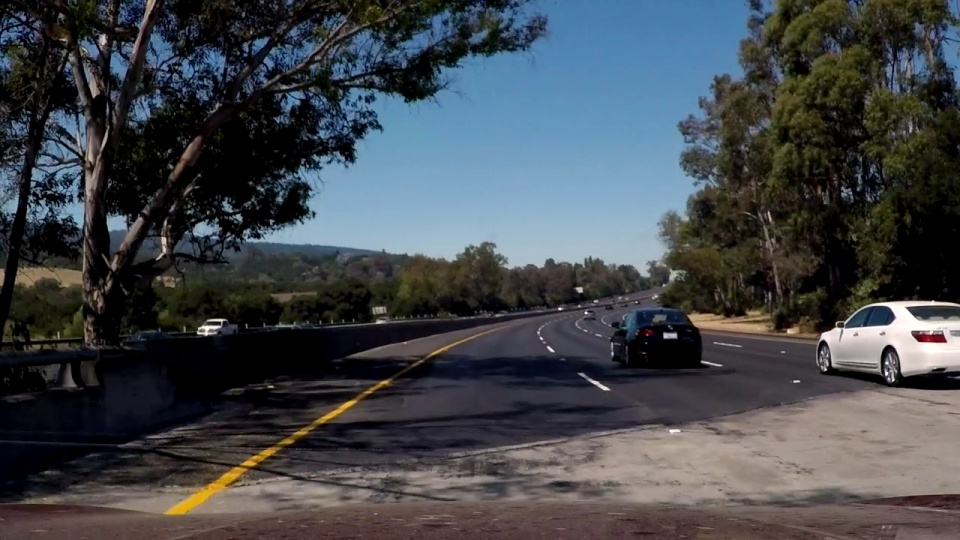
#> input picture Side_Project/Car Lane Detection/slope_test.jpg, 960 x 540 px
$ python main.py
#> lines starting #> are read from the running program, lines starting #| are printed output that depends on the picture; after the words box and inside, x2 and y2 are one past the last pixel; in counts of white or black regions, pixels touching at a corner belong together
import numpy as np
import cv2

# (x11, y11), (x12, y12)를 지나는 직선과 (x21, y21), (x22, y22)를 지나는 직선의 교점을 리턴
def find_cross_point(x11, y11, x12, y12, x21, y21, x22, y22):
    if x12 == x11 or x22 == x21:
        return None
    m1 = (y12 - y11) / (x12 - x11)
    m2 = (y22 - y21) / (x22 - x21)
    if m1 == m2:
        return None
    cx = (x11 * m1 - y11 - x21 * m2 + y21) / (m1 - m2)
    cy = m1 * (cx - x11) + y11

    return cx, cy

imgfile = "slope_test.jpg"
videofile = "car_driving.mp4"

# imgfile/videofile로 경로를 지정해 이미지/비디오 파일을 읽어들인다
img = cv2.imread(imgfile, cv2.IMREAD_COLOR)
#> img is the input picture: shape (540, 960, 3); mean B, G, R 75.3, 70.7, 66.5
cap = cv2.VideoCapture(videofile)

if cap.isOpened():
    ex_lines = None
    ex_cross_points = None
    while True:
        ret, img = cap.read()   # next frame을 read. 성공적으로 read 했으면 ret = True, img에는 next frame이 들어간다.
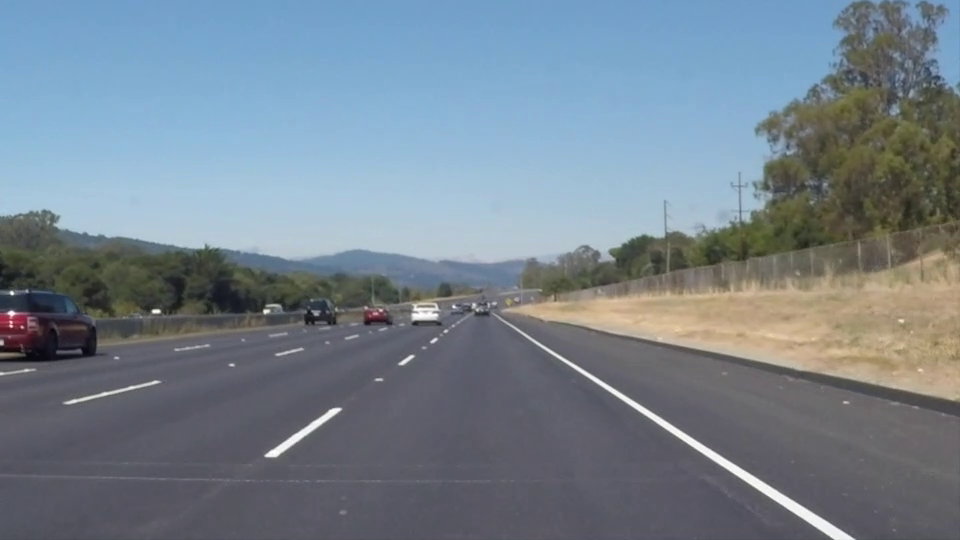
#> input picture frame 22 of Side_Project/Car Lane Detection/car_driving.mp4, 960 x 540 px
#> img is the input picture: shape (540, 960, 3); mean B, G, R 141.9, 130.7, 117.7

        height = len(img)   # 이미지의 세로 size
#> height = 540
        width = len(img[0]) # 이미지의 가로 size
#> width = 960
        ROI = img[height // 2 : height, : ] # Region Of Interest, 차선에만 집중하기 위해 이미지의 아래쪽 반절만을 관심 영역으로 설정한다.
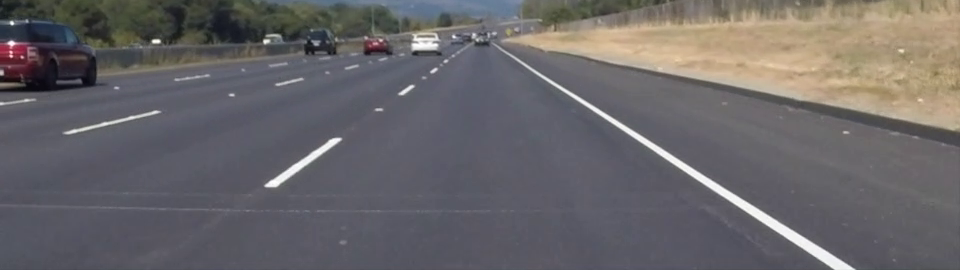
#> ROI: shape (270, 960, 3); mean B, G, R 104.8, 102.3, 105.3

        gray_img = cv2.cvtColor(ROI, cv2.COLOR_RGB2GRAY)    # 이미지를 흑백으로
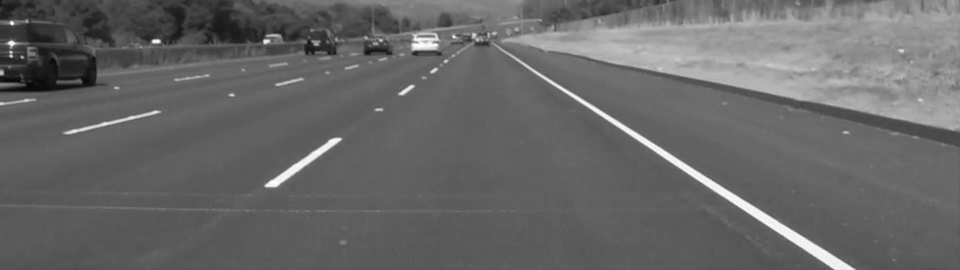
#> gray_img: shape (270, 960); min 6, max 255, mean 103.5
        blur_img = cv2.GaussianBlur(gray_img, (5, 5), 0)    # 5 X 5 Gaussian Filter로 이미지를 흐리게 만들어 노이즈를 제거

        canny_edge = cv2.Canny(blur_img, 50, 150)       # Canny Edge Detection
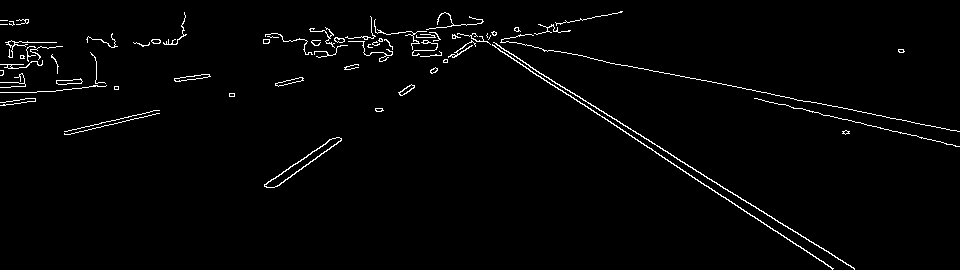
#> canny_edge: shape (270, 960); 1.9% white in thin lines or dots
        lines = cv2.HoughLines(canny_edge, 1, np.pi/180, 100, min_theta=-np.pi/3, max_theta=np.pi/3)    # Hough Transform -> threshold = 100 이고, 기울기가 수평에 가까운 직선은 검출하지 않기 위해 기울기를 제한.
#> lines = [[225, -1.01], [229, -0.995], [241, -0.977], [211, -1.03], [215, -1.03], [313, 0.942], [301, 0.977], [236, -0.995], [221, -1.01]]

        # 붙어있는 직선들 중 하나만 검출하기 위해 따로 처리함 -> 특정 y 좌표에서의 x 값이 비슷한 직선들을 서로 근접한 직선으로 판단하고 중앙에 있는 직선 하나만 선택함
        x_ground_list = []      # y 좌표가 이미지의 아래쪽 끝(y = height)일 때의 x 값들을 저장하는 list
        r_theta_list = []       # 해당하는 r과 theta를 저장하는 list
        if lines is not None:
            for line in lines:
                r, theta = line[0]

                # 직선을 그리기 위해 이미지상에 표시될 직선의 두 점 계산
                a = np.cos(theta)
                b = np.sin(theta)
                x0 = r * a
                y0 = r * b
                x1 = int(x0 + 2500 * (-b))
                y1 = int(y0 + 2500 * a)
                x2 = int(x0 - 2500 * (-b))
                y2 = int(y0 - 2500 * a)

                if theta < 0:
                    x_ground = x0 - np.tan(-theta) * (height // 2 - y0)
                else:
                    x_ground = r / a + (height // 2) * np.tan(theta)

                x_ground_list.append(x_ground)
                r_theta_list.append((r, theta))
#> this loop made 9 passes
#> (r, theta, a, b, x0, y0, x1, y1) on passes 1 to 9: (225, -1.01, 0.53, -0.848, 119.2, -190.8, 2239, 1133), (229, -0.995, 0.545, -0.839, 124.7, -192.1, 2221, 1169), (241, -0.977, 0.559, -0.829, 134.8, -199.8, 2207, 1198), (211, -1.03, 0.515, -0.857, 108.7, -180.9, 2251, 1106), (215, -1.03, 0.515, -0.857, 110.7, -184.3, 2253, 1103), (313, 0.942, 0.588, 0.809, 184, 253.2, -1838, 1722), (301, 0.977, 0.559, 0.829, 168.3, 249.5, -1904, 1647), (236, -0.995, 0.545, -0.839, 128.5, -197.9, 2225, 1163), (221, -1.01, 0.53, -0.848, 117.1, -187.4, 2237, 1137)
#> after the loop, r_theta_list = [(225, -1.01), (229, -0.995), (241, -0.977), (211, -1.03), (215, -1.03), (313, 0.942), (301, 0.977), (236, -0.995), (221, -1.01)]; x_ground_list = [-618.2, -586.8, -561.7, -641.7, -645.3, 904.1, 938.6, -592, -614.9]

            for i in range(len(x_ground_list) - 1):
                min_i = i
                for j in range(i + 1, len(x_ground_list)):
                    if x_ground_list[j] < x_ground_list[min_i]:
                        min_i = j
                x_ground_list[i], x_ground_list[min_i] = x_ground_list[min_i], x_ground_list[i]
                r_theta_list[i], r_theta_list[min_i] = r_theta_list[min_i], r_theta_list[i]
#> this loop made 8 passes
#> after the loop, r_theta_list = [(215, -1.03), (211, -1.03), (225, -1.01), (221, -1.01), (236, -0.995), (229, -0.995), (241, -0.977), (313, 0.942), (301, 0.977)]; x_ground_list = [-645.3, -641.7, -618.2, -614.9, -592, -586.8, -561.7, 904.1, 938.6]

            final_list = []
            for i in range(len(x_ground_list)):
                if i == 0:
                    group = [r_theta_list[i]]
                    continue
                else:
                    if x_ground_list[i] - x_ground_list[i - 1] < 200:
                        group.append(r_theta_list[i])
                    else:
                        index = len(group) // 2
                        final_list.append(group[index])
                        group = [r_theta_list[i]]
                        if i == len(x_ground_list) - 1:
                            final_list.append(r_theta_list[i])
                            break

                    if i == len(x_ground_list) - 1:
                        index = len(group) // 2
                        final_list.append(group[index])
#> this loop made 9 passes
#> after the loop, final_list = [(221, -1.01), (301, 0.977)]

            lines_points = []

            for r, theta in final_list:
                a = np.cos(theta)
                b = np.sin(theta)
                x0 = r * a
                y0 = r * b
                x1 = int(x0 + 2500 * (-b))
                y1 = int(y0 + 2500 * a)
                x2 = int(x0 - 2500 * (-b))
                y2 = int(y0 - 2500 * a)

                lines_points.append((x1, y1, x2, y2))
#> this loop made 2 passes
#> after the loop, lines_points = [(2237, 1137, -2003, -1512), (-1904, 1647, 2240, -1148)]

            if len(lines_points) == 2:  # 목표는 차선 양쪽 2개만을 검출하는 것 -> 2개의 직선이 성공적으로 검출되었으면 img위에 나타내기
                cx, cy = find_cross_point(lines_points[0][0], lines_points[0][1], lines_points[0][2], lines_points[0][3], lines_points[1][0], lines_points[1][1], lines_points[1][2], lines_points[1][3])
#> cx = 479.8; cy = 39.18
                cx, cy = map(int, [cx, cy])
#> cx = 479; cy = 39
                cv2.line(ROI, (lines_points[0][0], lines_points[0][1]), (cx, cy), (0, 255, 0), 2)
                cv2.line(ROI, (lines_points[1][0], lines_points[1][1]), (cx, cy), (0, 255, 0), 2)
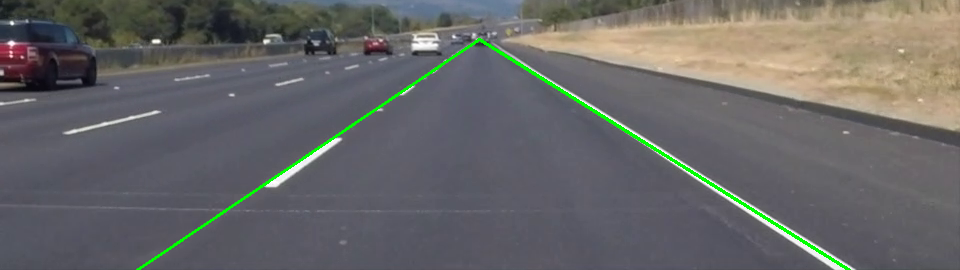
#> ROI: shape (270, 960, 3); mean B, G, R 103, 103.3, 103.6
                ex_lines = (lines_points[0], lines_points[1])
#> ex_lines = ((2237, 1137, -2003, -1512), (-1904, 1647, 2240, -1148))
                ex_cross_points = (cx, cy)
#> ex_cross_points = (479, 39)
            else:   # 직선 2개만 검출하는 데에 실패했으면 이전에 계산한 직선을 그대로 표시 -> 차선이 급격하게 바뀌지 않으므로...
                if ex_lines == None:
                    continue
                else:
                    cv2.line(ROI, (ex_lines[0][0], ex_lines[0][1]), (ex_cross_points[0], ex_cross_points[1]), (0, 255, 0), 2)
                    cv2.line(ROI, (ex_lines[1][0], ex_lines[1][1]), (ex_cross_points[0], ex_cross_points[1]), (0, 255, 0), 2)
        else:
            cv2.line(ROI, (ex_lines[0][0], ex_lines[0][1]), (ex_cross_points[0], ex_cross_points[1]), (0, 255, 0), 2)
            cv2.line(ROI, (ex_lines[1][0], ex_lines[1][1]), (ex_cross_points[0], ex_cross_points[1]), (0, 255, 0), 2)

        img[height // 2 : height, : ] = ROI
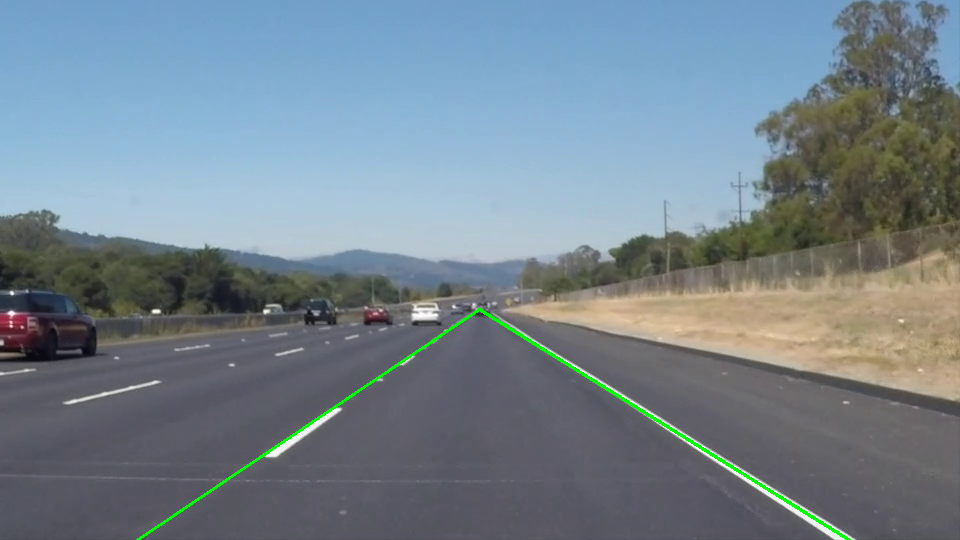
#> img: shape (540, 960, 3); 0.51% of pixels changed, all inside (x1, y1, x2, y2) = (136, 308, 851, 540)
        cv2.imshow('detection', img)
        cv2.imshow('canny', canny_edge)
        if cv2.waitKey(25) != -1:
#> (key Esc is pressed here)
            break

cv2.destroyAllWindows()
